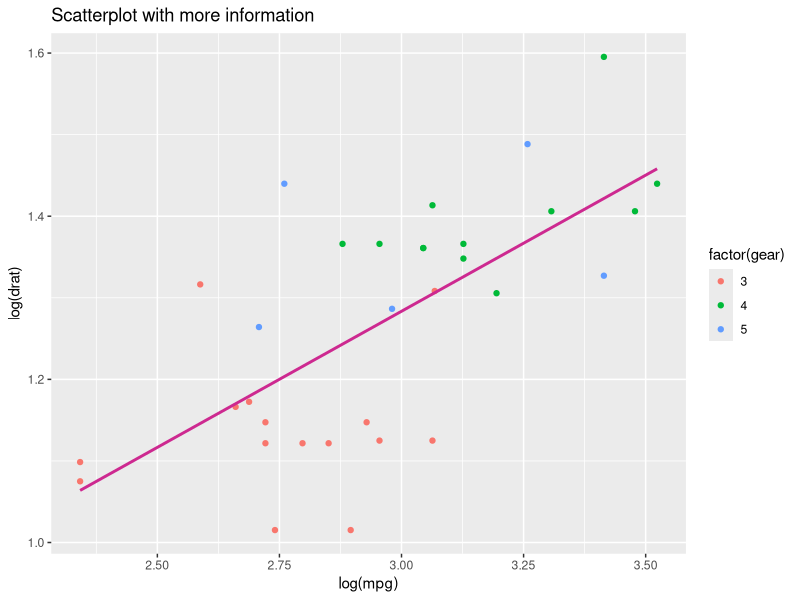

This chart was generated by the following R code:
library(ggplot2)  
png(file = "scatterplot4.png")  
new_graph<-ggplot(mtcars, aes(x = log(mpg), y = log(drat))) +geom_point(aes(color = factor(gear))) +  
  stat_smooth(method = "lm",col = "maroon3",se = FALSE,size = 1)  

new_graph+  
  labs(  
    title = "Scatterplot with more information"  
  )  
  
dev.off()  
